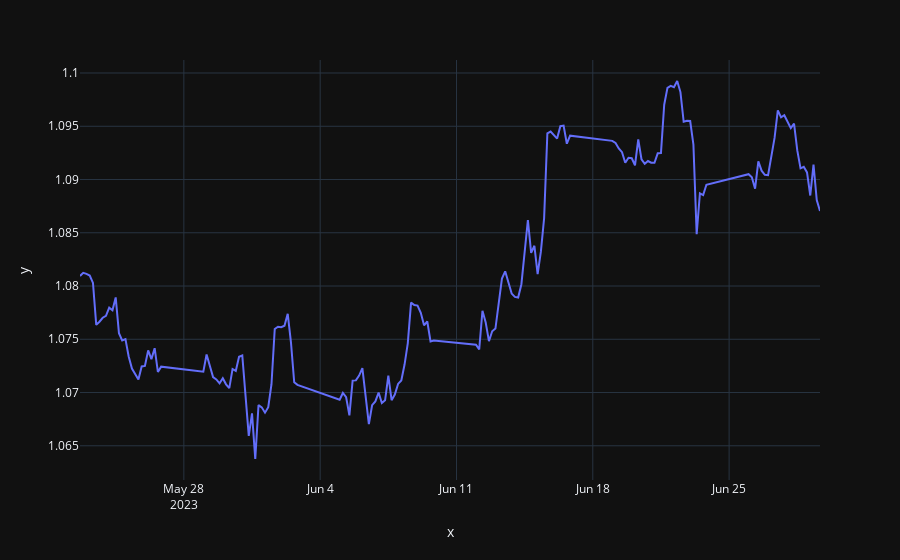

The cell this chart's notebook holds for it:
### Code cell
# Get Candlestick
timeframe = get_candlestick("h4")
timeframe

### Figure 1 — Plotly figure (JSON) as saved in the notebook; plotly's stock layout.template omitted (floating-point values rounded to 4 significant figures; data arrays with more than 128 entries replaced by an {"elided": "..."} marker saying what was removed)
{"data": [{"hovertemplate": "x=%{x}<br>y=%{y}<extra></extra>", "legendgroup": "", "line": {"color": "#636efa", "dash": "solid"}, "marker": {"symbol": "circle"}, "mode": "lines", "name": "", "orientation": "v", "showlegend": false, "type": "scatter", "x": {"elided": "169 str values"}, "xaxis": "x", "y": {"elided": "169 float values"}, "yaxis": "y"}], "layout": {"legend": {"tracegroupgap": 0}, "margin": {"t": 60}, "xaxis": {"anchor": "y", "domain": [0, 1], "title": {"text": "x"}}, "yaxis": {"anchor": "x", "domain": [0, 1], "title": {"text": "y"}}}}
